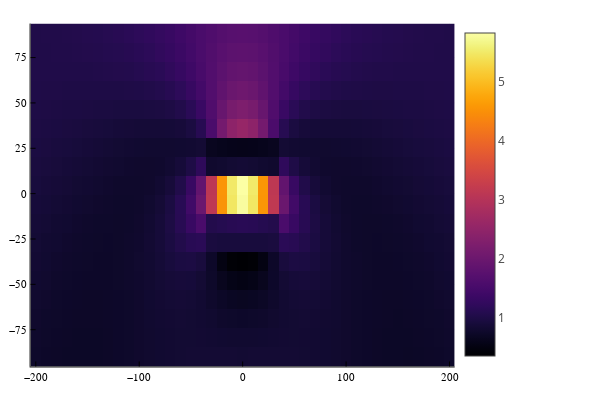

The cell this chart's notebook holds for it:
### Code cell
heatmap(xA,yA,imagenH)

### Figure 1 — Plotly figure (JSON) as saved in the notebook; plotly's stock layout.template omitted (floating-point values rounded to 4 significant figures; data arrays with more than 128 entries replaced by an {"elided": "..."} marker saying what was removed)
{"data": [{"colorbar": {"len": 0.9525, "title": {"text": ""}, "x": 0.7578, "y": 0.5139}, "colorscale": {"elided": "256x2 mixed values"}, "name": "y1", "showlegend": false, "showscale": true, "type": "heatmap", "x": [-205, -195, -185, -175, -165, -155, -145, -135, -125, -115, -105, -95, -85, -75, -65, -55, -45, -35, -25, -15, -5, 5, 15, 25, 35, 45, 55, 65, 75, 85, 95, 105, 115, 125, 135, 145, 155, 165, 175, 185, 195, 205], "xaxis": "x", "y": [-95.25, -84.75, -74.25, -63.75, -53.25, -42.75, -32.25, -21.75, -11.25, -0.75, 9.75, 20.25, 30.75, 41.25, 51.75, 62.25, 72.75, 83.25, 93.75], "yaxis": "y", "z": {"elided": "18x41 float values"}, "zmax": 5.82, "zmin": 0.3534}], "layout": {"annotations": [], "height": 400, "legend": {"bgcolor": "rgba(255, 255, 255, 1.000)", "bordercolor": "rgba(0, 0, 0, 1)", "borderwidth": 1, "font": {"color": "rgba(0, 0, 0, 1)", "family": "sans-serif", "size": 11}, "title": {"font": {"color": "rgba(0, 0, 0, 1)", "family": "sans-serif", "size": 15}, "text": ""}, "tracegroupgap": 0, "traceorder": "normal", "x": 1, "xanchor": "auto", "y": 1, "yanchor": "auto"}, "margin": {"b": 20, "l": 0, "r": 0, "t": 20}, "paper_bgcolor": "rgba(255, 255, 255, 1.000)", "plot_bgcolor": "rgba(255, 255, 255, 1.000)", "showlegend": true, "width": 600, "xaxis": {"anchor": "y", "domain": [0.05101, 0.7578], "gridcolor": "rgba(0, 0, 0, 0.1)", "gridwidth": 0.5, "linecolor": "rgba(0, 0, 0, 1)", "mirror": false, "range": [-205, 205], "showgrid": true, "showline": true, "showticklabels": true, "tickangle": 0, "tickcolor": "rgb(0, 0, 0)", "tickfont": {"color": "rgba(0, 0, 0, 1)", "family": "sans-serif", "size": 11}, "tickmode": "array", "ticks": "inside", "ticktext": ["−200", "−100", "0", "100", "200"], "tickvals": [-200, -100, 0, 100, 200], "title": {"font": {"color": "rgba(0, 0, 0, 1)", "family": "sans-serif", "size": 15}, "text": ""}, "type": "linear", "visible": true, "zeroline": false, "zerolinecolor": "rgba(0, 0, 0, 1)"}, "yaxis": {"anchor": "x", "domain": [0.03762, 0.9902], "gridcolor": "rgba(0, 0, 0, 0.1)", "gridwidth": 0.5, "linecolor": "rgba(0, 0, 0, 1)", "mirror": false, "range": [-95.25, 93.75], "showgrid": true, "showline": true, "showticklabels": true, "tickangle": 0, "tickcolor": "rgb(0, 0, 0)", "tickfont": {"color": "rgba(0, 0, 0, 1)", "family": "sans-serif", "size": 11}, "tickmode": "array", "ticks": "inside", "ticktext": ["−75", "−50", "−25", "0", "25", "50", "75"], "tickvals": [-75, -50, -25, 0, 25, 50, 75], "title": {"font": {"color": "rgba(0, 0, 0, 1)", "family": "sans-serif", "size": 15}, "text": ""}, "type": "linear", "visible": true, "zeroline": false, "zerolinecolor": "rgba(0, 0, 0, 1)"}}}
